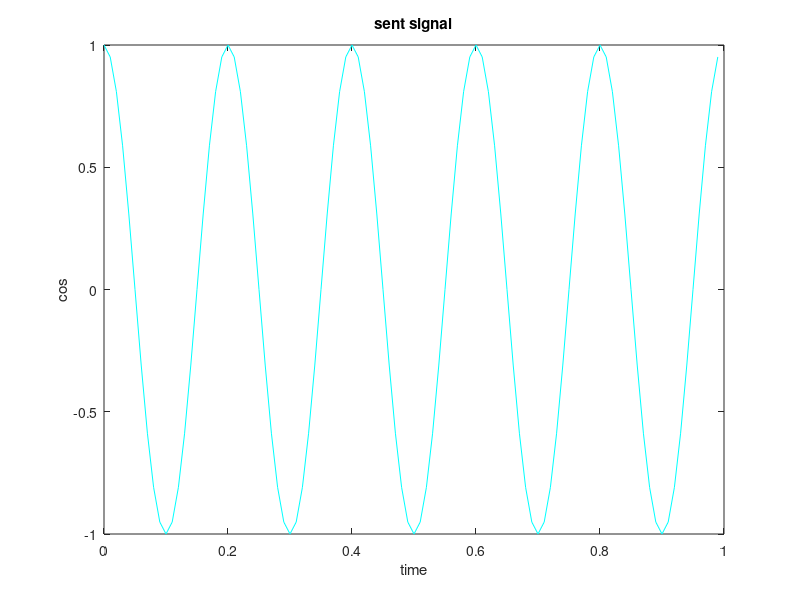

Write MATLAB code to recreate this figure.
clc;
close all;
clearvars;

fc = 5; fs = 100;
tstart = 0; tend = 1;
ts = 1/fs; t = tstart:ts:tend-ts;

x = cos(2*pi*fc*t);
figure;
plot(t,x, 'Color', 'cyan');
xlabel('time'); ylabel('cos');
title('sent signal');